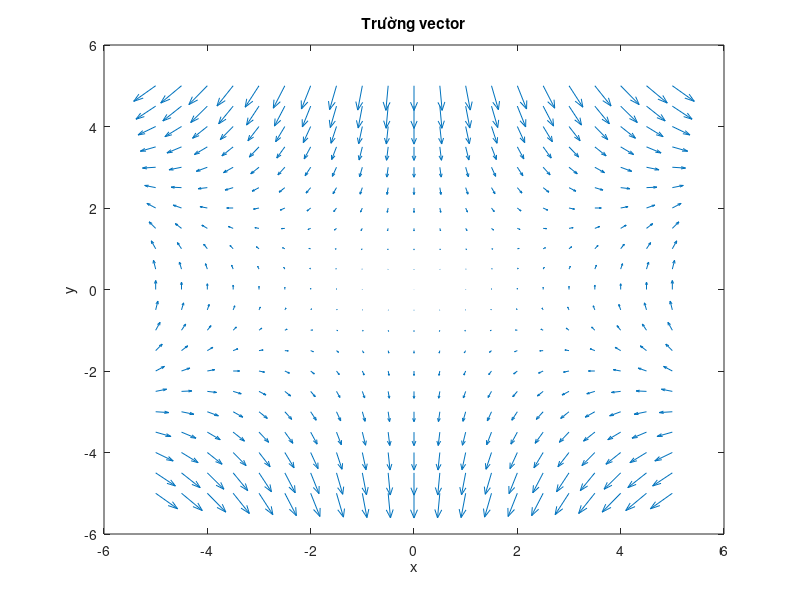

Write the MATLAB code that produced this figure.
figure('Name', 'Bài tập 5a', 'NumberTitle', 'off')

X = -5:0.5:5;
Y = -5:0.5:5;
[x, y] = meshgrid(X, Y);
z = x.^2.*y - y.^3;
[u, v] = gradient(z);
quiver(x, y, u, v)
xlabel('x')
ylabel('y')
title('Trường vector')
